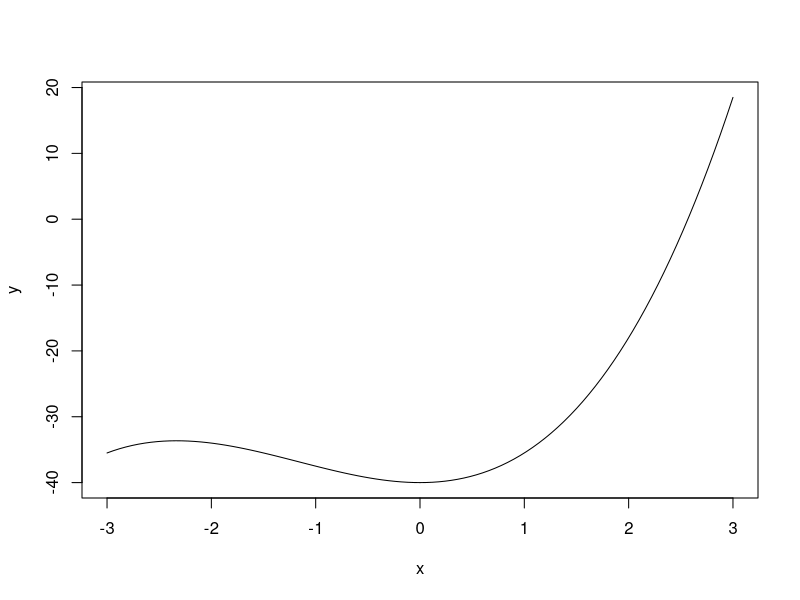

Source code (R):
# AXEL O. BALITAAN
# CMSC 150 - B2L
# Muller Method


MullerMethod <- function (f, x0, x1, x2, macheps, max = 1000, verbose = TRUE)
{
  # Stores given initial approximates
  Given_x0 = x0;  
  Given_x1 = x1;
  Given_x2 = x2;
  
  # Initializes iterations
  iterations = 0;
  ea = 100;
  
  mat_val = c();  # Stores values for matrix 
  
  # Main Loop
  while (ea >= macheps && iterations != max)
  {
    # Solves for values of f given the approximates
    y0 = f(x0);
    y1 = f(x1);
    y2 = f(x2);
    
    # 
    h0 = x1 - x0;
    h1 = x2 - x1;
    
    d0 = (y1 - y0) / h0;
    d1 = (y2 - y1) / h1;
    
    A = (d1 - d0) / (h1 + h0);
    B = A * h1 + d1;
    C = f(x2);
    
    # Evaluates which sign is needed for x3
    sign = abs(B - sqrt(B^2 - 4 * A * C)) < abs(B + sqrt(B^2 - 4 * A * C))
    
    # x3 positive and negative versions
    x3_pos = x2 - (2 * C) / (B + sqrt(B^2 - 4 * A * C));
    x3_neg = x2 - (2 * C) / (B - sqrt(B^2 - 4 * A * C));
    
    x3 = ifelse(sign, x3_pos, x3_neg);  # Assigns value to x3 depending on sign
    
    ea = abs((x3 - x2) / x3) * 100; # Computes error
    
    # Stores value to matrix
    row_val = list(x0, x1, x2, y0, y1, y2, A, B, C, x3, f(x3), ea);
    mat_val = c(mat_val, row_val);
    
    # Updates iteration count
    iterations = iterations + 1;
    
    # Terminates if root was found
    if (f(x3) == 0)
    {
      break;
    }
    
    # Updates approximates
    x0 = x1;
    x1 = x2
    x2 = x3;
  }
  
  # If verbose == TRUE prints the matrix containing each iteration
  if (verbose == TRUE)
  {
    mat_ans = matrix(mat_val, nrow = iterations, ncol = length(row_val), byrow = TRUE, dimnames = list(c(1:iterations), c("x0", "x1", "x2", "f(x0)", "f(x1)", "f(x2)", "A", "B", "C", "x3", "f(x3)", "Error")));
    print(mat_ans);
    writeLines("");
  }
  
  # Returns required values
  return (list(Given_x0 = Given_x0, Given_x1 = Given_x1, Given_x2 = Given_x2, x3 = x3, iterations = iterations, ea = ea))
}


# Significant digits
options(digits = 4);

####################### HANDOUT ##############################
# f <- function (x) cos(x);
# 
# # Initial guess approximates
# x0 = 0;
# x1 = 2;
# x2 = 4;
# macheps = 1 * (10 ^ -5);
# max = 1000;
# verbose = TRUE;
# #############################################################


################ WORD PROBLEM ##############################
f <- function (x) (x ^ 3) + (3.5 * (x ^ 2)) - 40;
# Graphs the function
curve(f, from = -3, to = 3, xlab = "x", ylab = "y");

# Initial guess approximates
x0 = -3;
x1 = 0;
x2 = 3;
macheps = 1 * (10 ^ -9);
max = 100000;
verbose = TRUE;
#############################################################

MullerMethod (f, x0, x1, x2, macheps, max, verbose);
